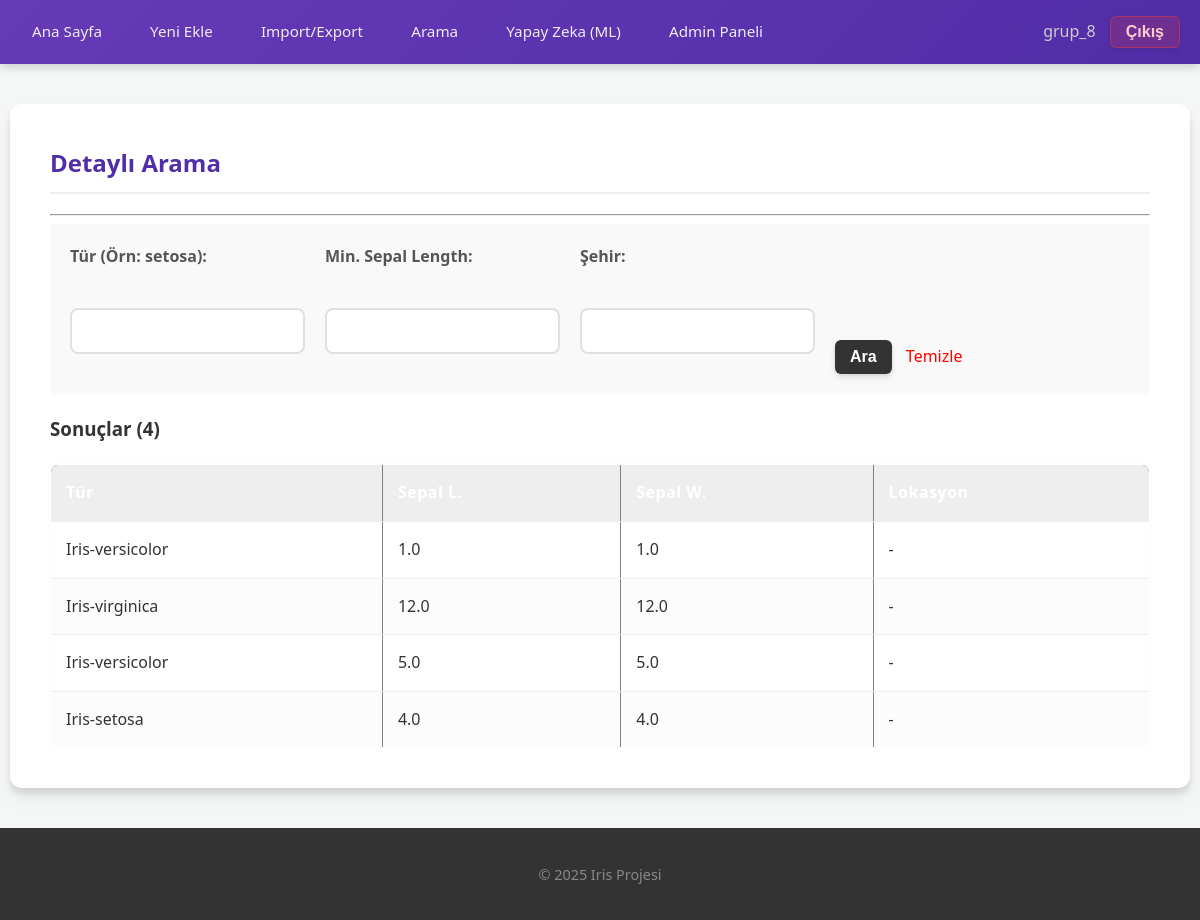
Before: /search/ (signed in) with the older database file.
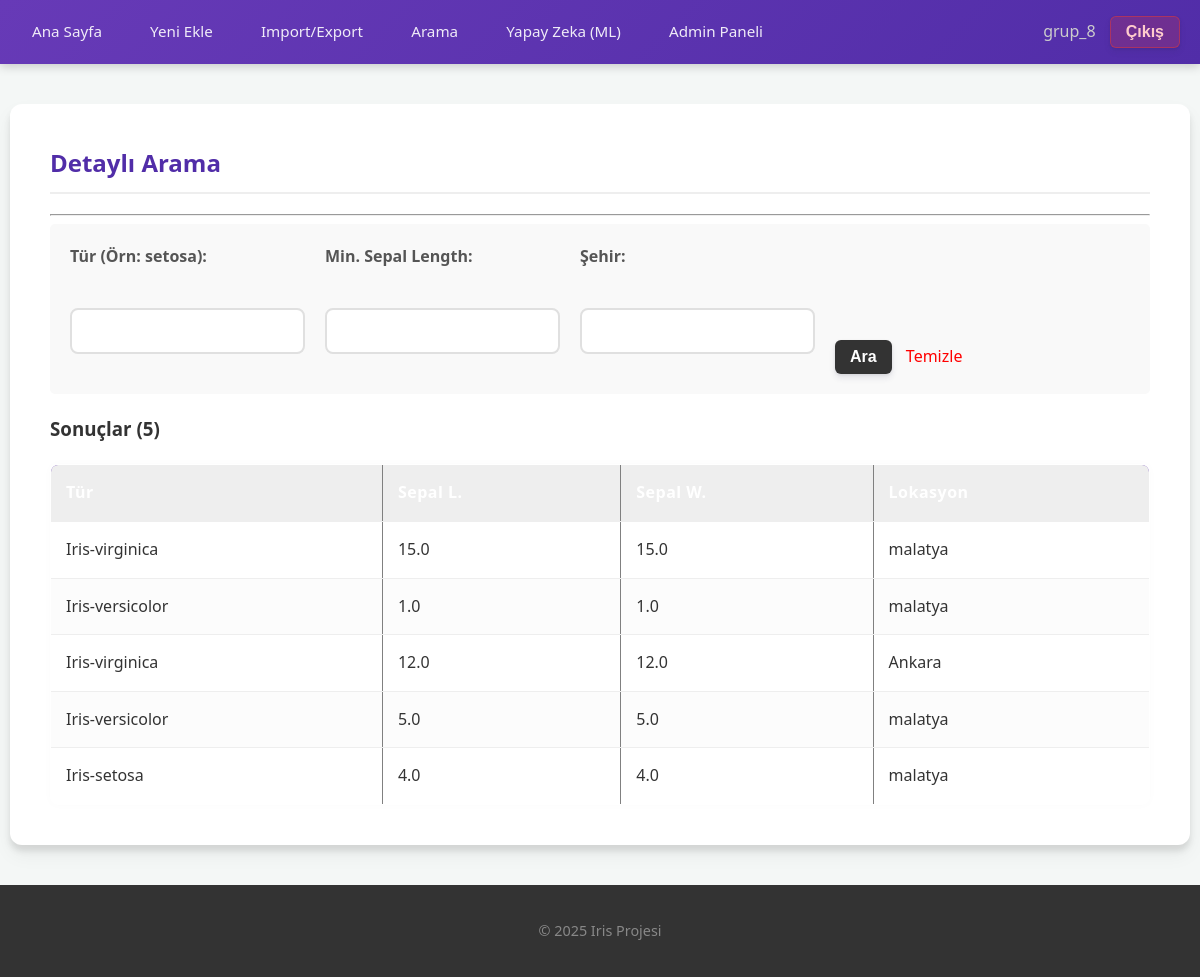
After: the same page with the newer database file.
### iris_app/models.py (models this page shows, shortened)
class IrisPlant(models.Model):
    location = models.ForeignKey(Location, on_delete=models.SET_NULL, related_name='plants', verbose_name="Konum",
                                 null=True, blank=True)
    sepal_length = models.FloatField(verbose_name="Sepal Length (cm)")
    sepal_width = models.FloatField(verbose_name="Sepal Width (cm)")
    petal_length = models.FloatField(verbose_name="Petal Length (cm)")
    petal_width = models.FloatField(verbose_name="Petal Width (cm)")
    species = models.CharField(max_length=50, verbose_name="Tür")
    created_at = models.DateTimeField(auto_now_add=True)

class Location(models.Model):
    city = models.CharField(max_length=100, verbose_name="Şehir")
    region = models.CharField(max_length=100, verbose_name="Bölge", blank=True, null=True)
    altitude = models.IntegerField(verbose_name="Rakım (m)", default=0)
    created_at = models.DateTimeField(auto_now_add=True)

### iris_app/views.py (the view)
# urls.py: path('search/', views.plant_search, name='plant_search'),
@login_required
def plant_search(request):
    plants = IrisPlant.objects.all().order_by('-created_at')
    query_species = request.GET.get('species')
    query_sepal = request.GET.get('min_sepal')
    query_city = request.GET.get('city')
    if query_species:
        plants = plants.filter(species__icontains=query_species)
    if query_sepal:
        plants = plants.filter(sepal_length__gte=query_sepal)
    if query_city:
        plants = plants.filter(location__city__icontains=query_city)
    context = {'plants': plants}
    return render(request, 'plant_search.html', context)

### iris_app/context_processors.py (called while the page is built)
def global_access_control(request):
    is_writer = False
    if request.user.is_authenticated:
        is_writer = request.user.groups.filter(name='Writer').exists()
    return {'is_writer': is_writer}

### templates/plant_search.html
{% extends 'base.html' %}
{% block content %}
    <h2>Detaylı Arama</h2>
    <hr>
    <div style="background-color: #f9f9f9; padding: 20px; border-radius: 5px; margin-bottom: 20px;">
        <form method="get">
            <div style="display: flex; gap: 20px; flex-wrap: wrap;">
                <div>
                    <label>Tür (Örn: setosa):</label><br>
                    <input type="text" name="species" class="form-control">
                </div>
                <div>
                    <label>Min. Sepal Length:</label><br>
                    <input type="number" step="0.1" name="min_sepal" class="form-control">
                </div>
                <div>
                    <label>Şehir:</label><br>
                    <input type="text" name="city" class="form-control">
                </div>
                <div style="align-self: flex-end;">
                    <button type="submit" style="background: #333; color: white; padding: 8px 15px; border: none; cursor: pointer;">
                        Ara
                    </button>
                    <a href="{% url 'plant_search' %}" style="margin-left: 10px; color: red; text-decoration: none;">Temizle</a>
                </div>
            </div>
        </form>
    </div>
    <h3>Sonuçlar ({{ plants.count }})</h3>
    {% if plants %}
        <table border="1" cellpadding="10" style="width: 100%; border-collapse: collapse;">
            <thead>
                <tr style="background-color: #eee;">
                    <th>Tür</th>
                    <th>Sepal L.</th>
                    <th>Sepal W.</th>
                    <th>Lokasyon</th>
                </tr>
            </thead>
            <tbody>
                {% for plant in plants %}
                <tr>
                    <td>{{ plant.species }}</td>
                    <td>{{ plant.sepal_length }}</td>
                    <td>{{ plant.sepal_width }}</td>
                    <td>
                        {% if plant.location %}{{ plant.location.city }}{% else %}-{% endif %}
                    </td>
                </tr>
                {% endfor %}
            </tbody>
        </table>
    {% else %}
        <p>Aradığınız kriterlere uygun bitki bulunamadı.</p>
    {% endif %}
{% endblock %}

Changed rows visible on the page:
added IrisPlant: species "Iris-virginica", sepal_length "15.0", sepal_width "15.0", location.city "malatya"
changed IrisPlant (number 2 of 5 on the later page): location.city (not shown) → "malatya"; no longer shows "-"
changed IrisPlant: location.city (not shown) → "Ankara"; no longer shows "-"
changed IrisPlant (number 4 of 5 on the later page): location.city (not shown) → "malatya"; no longer shows "-"
changed IrisPlant "Iris-setosa": location.city (not shown) → "malatya"; no longer shows "-"
Other visible differences:
{{ plants.count }}: "4" → "5"
